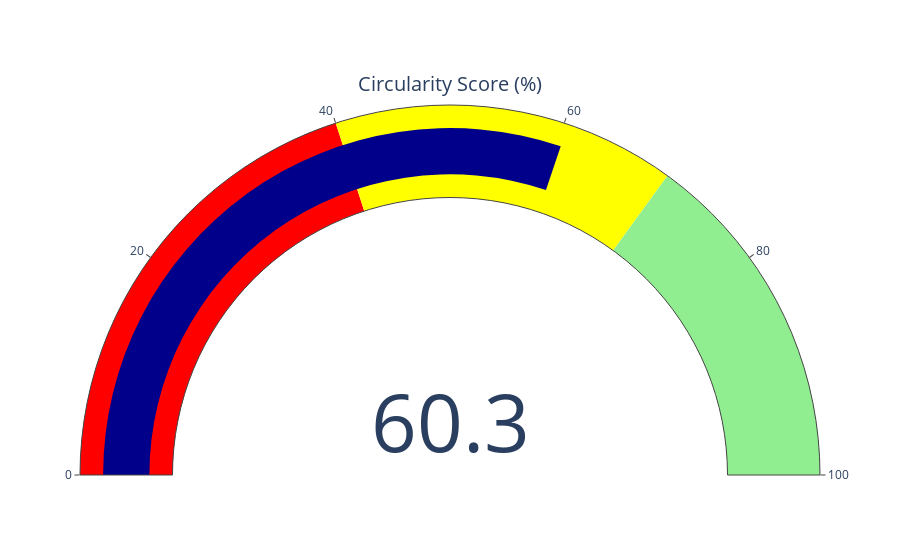
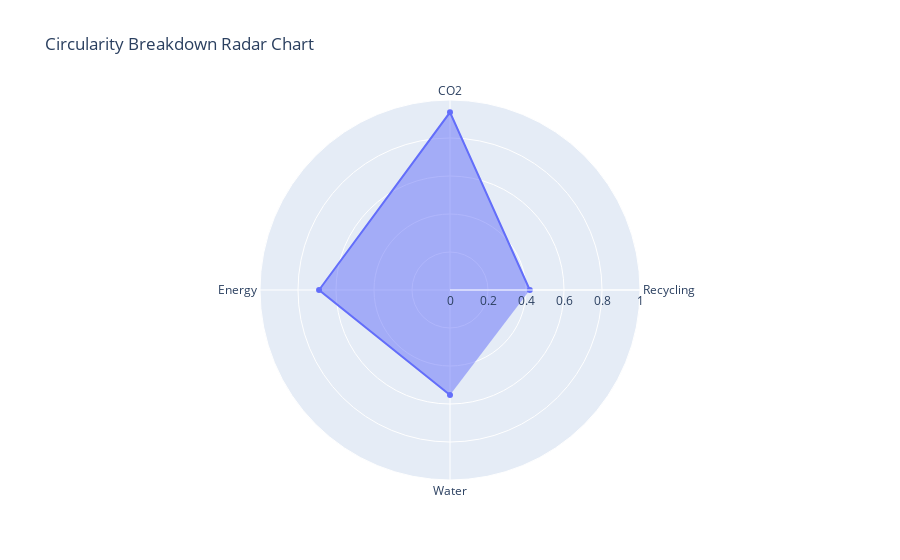

These figures' notebook cell, in order:
### Code cell
import pandas as pd
import numpy as np
import plotly.graph_objects as go
import random

# ===============================
# Flexible Circularity Function
# ===============================
def circularity_score(row, col_map):
    score = 0
    score += (row[col_map['recycling']] / 100) * 0.4
    score += (1 - row[col_map['co2']] / 1000) * 0.2
    score += (1 - row[col_map['energy']] / 10000) * 0.2
    score += (1 - row[col_map['water']] / 100) * 0.2
    return max(0, min(1, score)) * 100


def show_random_example(df, col_map, save_html=False):
    # Pick a random row
    sample = df.sample(n=1, random_state=random.randint(1, 1000)).iloc[0]

    # Calculate score
    score = circularity_score(sample, col_map)

    # -------- Gauge Chart --------
    gauge = go.Figure(go.Indicator(
        mode="gauge+number",
        value=score,
        title={'text': "Circularity Score (%)"},
        gauge={
            'axis': {'range': [0, 100]},
            'bar': {'color': "darkblue"},
            'steps': [
                {'range': [0, 40], 'color': "red"},
                {'range': [40, 70], 'color': "yellow"},
                {'range': [70, 100], 'color': "lightgreen"}
            ]
        }
    ))

    # -------- Radar Chart --------
    labels = ["Recycling", "CO2", "Energy", "Water"]
    values = [
        sample[col_map['recycling']] / 100,
        1 - sample[col_map['co2']] / 1000,
        1 - sample[col_map['energy']] / 10000,
        1 - sample[col_map['water']] / 100
    ]

    radar = go.Figure(data=go.Scatterpolar(
        r=values,
        theta=labels,
        fill='toself',
        name='Circularity Breakdown'
    ))

    radar.update_layout(
        polar=dict(radialaxis=dict(visible=True, range=[0, 1])),
        showlegend=False,
        title="Circularity Breakdown Radar Chart"
    )

    # -------- Show or Save --------
    if save_html:
        gauge.write_html("gauge_chart.html")
        radar.write_html("radar_chart.html")
        print("Charts saved as gauge_chart.html and radar_chart.html")
    else:
        gauge.show()
        radar.show()

    # Print sample row
    print("\nRandomly Selected Sample:\n", sample)
    print(f"\nCalculated Circularity Score: {score:.2f}%")
show_random_example(df, {
    'recycling': 'end_of_life_recycle_rate_pct',
    'co2': 'co2',
    'energy': 'energy',         
    'water': 'water'
}, save_html=False)

### Figure 1 — Plotly figure (JSON) as saved in the notebook; plotly's stock layout.template omitted (floating-point values rounded to 4 significant figures)
{"data": [{"gauge": {"axis": {"range": [0, 100]}, "bar": {"color": "darkblue"}, "steps": [{"color": "red", "range": [0, 40]}, {"color": "yellow", "range": [40, 70]}, {"color": "lightgreen", "range": [70, 100]}]}, "mode": "gauge+number", "title": {"text": "Circularity Score (%)"}, "type": "indicator", "value": 60.34}], "layout": {}}

### Figure 2 — Plotly figure (JSON) as saved in the notebook; plotly's stock layout.template omitted (floating-point values rounded to 4 significant figures)
{"data": [{"fill": "toself", "name": "Circularity Breakdown", "r": [0.42, 0.9353, 0.6893, 0.5524], "theta": ["Recycling", "CO2", "Energy", "Water"], "type": "scatterpolar"}], "layout": {"polar": {"radialaxis": {"range": [0, 1], "visible": true}}, "showlegend": false, "title": {"text": "Circularity Breakdown Radar Chart"}}}
